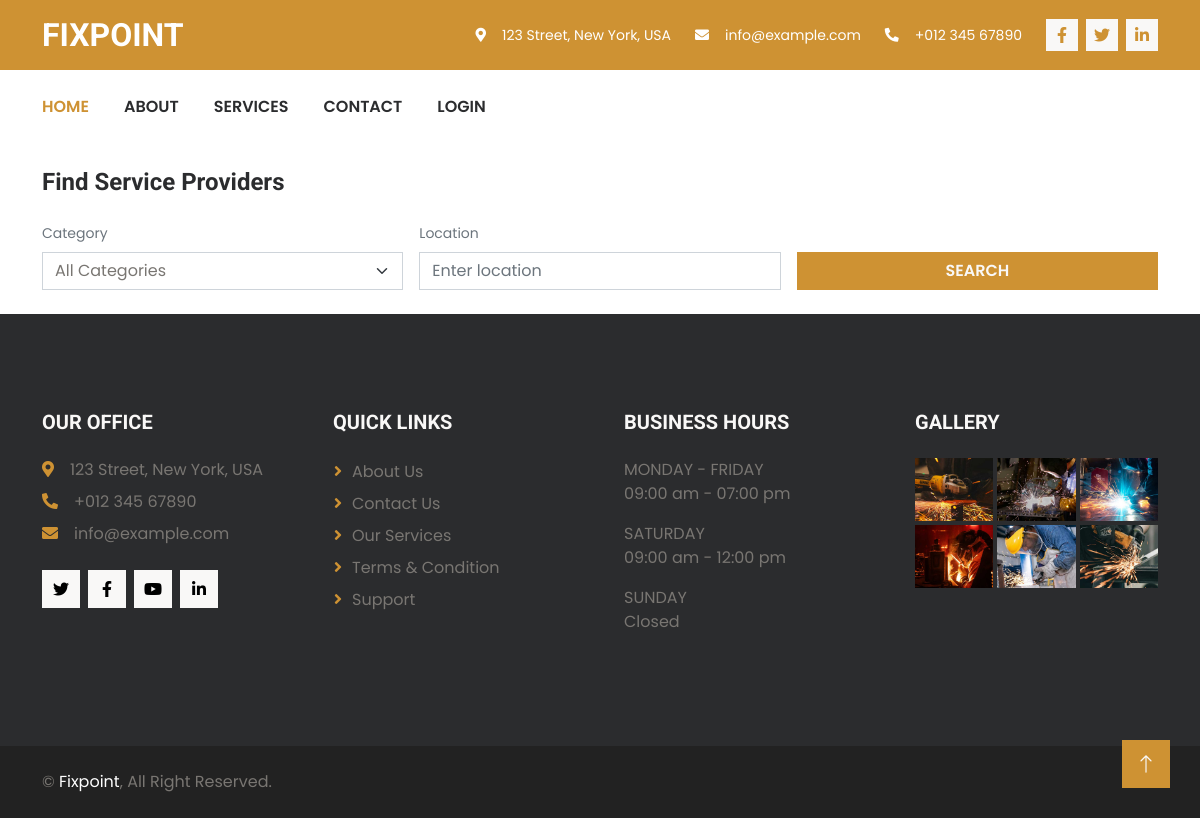
The app's page /FixPoint/customer_service_post_page, older data.
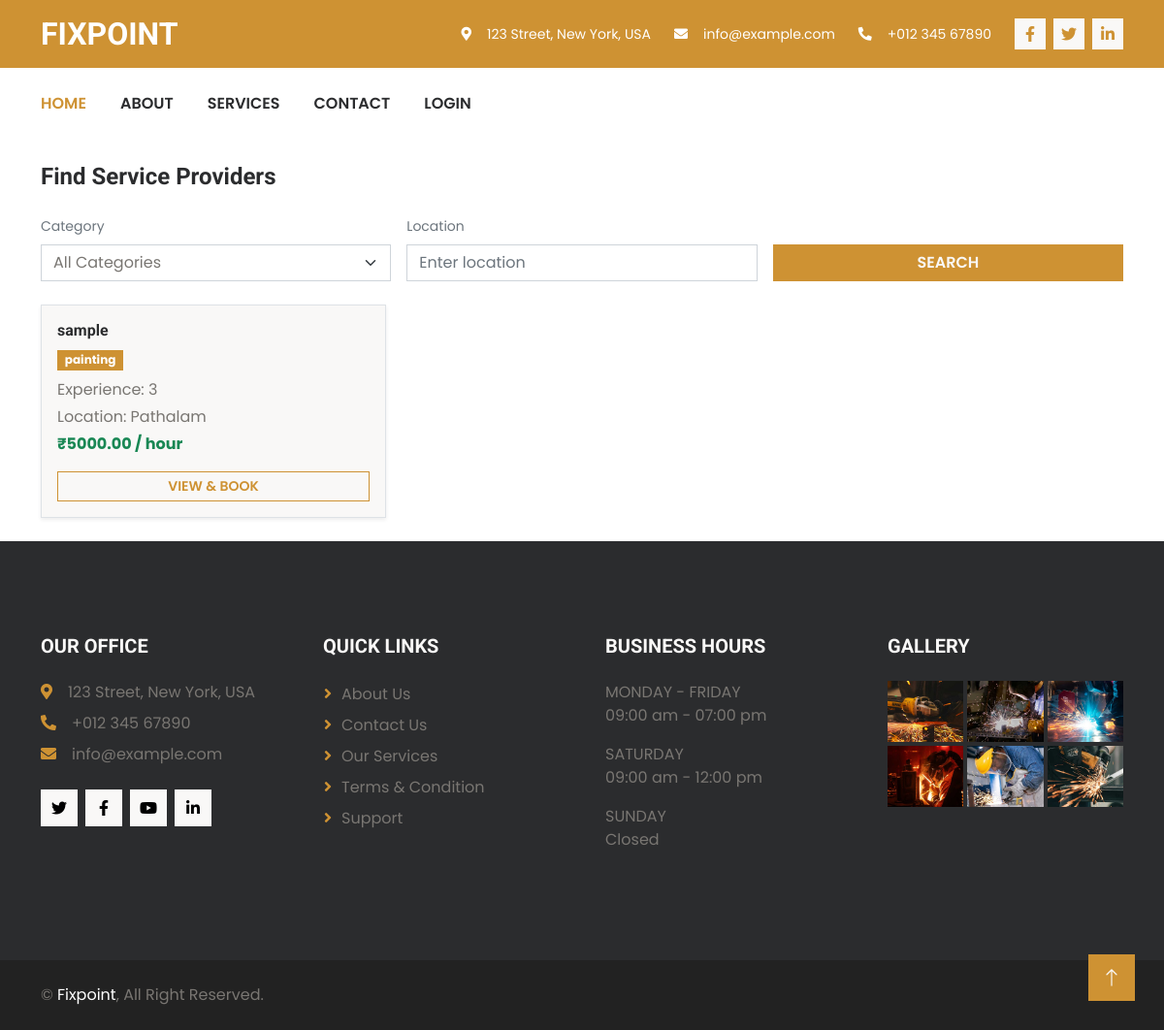
The same page, newer data.
### UserApp/models.py (models this page shows, shortened)
class ServiceProviderProfileDb(models.Model):
    APPROVAL_STATUS = (
        ('PENDING', 'Pending Approval'),
        ('APPROVED', 'Approved'),
        ('REJECTED', 'Rejected'),
    )
    user = models.OneToOneField(UserDb, on_delete=models.CASCADE)
    full_name = models.CharField(max_length=150)
    service_type = models.CharField(max_length=100)
    experience = models.PositiveIntegerField()
    hourly_rate = models.DecimalField(
        max_digits=8,
        decimal_places=2
    )
    location = models.CharField(max_length=150)
    latitude = models.DecimalField(
        max_digits=9,
        decimal_places=6,
        null=True,
        blank=True
    )
    longitude = models.DecimalField(
        max_digits=9,
        decimal_places=6,
        null=True,
        blank=True
    )
    is_available = models.BooleanField(default=True)
    approval_status = models.CharField(
        max_length=10,
        choices=APPROVAL_STATUS,
        default='PENDING'
    )
    profile_photo = models.ImageField(
        upload_to="provider_photos/",
        null=True,
        blank=True
    )
    rejection_reason = models.TextField(blank=True, null=True)
    created_at = models.DateTimeField(auto_now_add=True)

### UserApp/views.py (the view)
# urls.py: path("customer_service_post_page", views.customer_service_post_page, name="customer_service_post_page"),
def customer_service_post_page(request):
    service_categories = ServiceCategoryDb.objects.all()
    service_post = ServiceProviderProfileDb.objects.filter(is_available=True)
    selected_category = request.GET.get("category")
    location = request.GET.get("location")
    if selected_category:
        category_obj = ServiceCategoryDb.objects.get(id=selected_category)
        service_post = service_post.filter(
            service_type=category_obj.category_name
        )
    if location:
        service_post = service_post.filter(
            location__icontains=location
        )
    context = {
        "service_categories": service_categories,
        "service_post": service_post,
        "selected_category": selected_category,
    }
    return render(request, "customer-service-post-page.html", context)

### UserApp/templates/customer-service-post-page.html (shortened to what this page needs)
{% extends 'user-app-base.html' %}
{% load static %}
{% block content %}
<div class="container py-4">
    <h4 class="mb-4">Find Service Providers</h4>
    <form method="GET" class="row g-3 align-items-end mb-4">
        <div class="col-md-4">
            <label class="form-label small text-muted">Category</label>
            <select class="form-select" name="category">
                <option value="">All Categories</option>
            </select>
        </div>
        <div class="col-md-4">
            <label class="form-label small text-muted">Location</label>
            <input type="text" class="form-control" name="location" value="{{ request.GET.location }}"
                placeholder="Enter location">
        </div>
        <div class="col-md-4">
            <button type="submit" class="btn btn-primary w-100">
                Search
            </button>
        </div>
    </form>
    <div class="row g-4">
        {% for post in service_post %}
        <div class="col-md-6 col-lg-4">
            <div class="bg-light border rounded shadow-sm p-3 h-100">
                <h6>{{ post.full_name}}</h6>
                <span class="badge bg-primary">{{ post.service_type }}</span>
                <p class="mt-2 mb-1">Experience: {{ post.experience}}</p>
                <p class="mb-1">Location: {{ post.location}}</p>
                <p class="fw-bold text-success">₹{{ post.hourly_rate}} / hour</p>
                <a href="#" class="btn btn-outline-primary btn-sm w-100">
                    View & Book
                </a>
            </div>
        </div>
        {% endfor %}
    </div>
</div>
{% endblock %}

Row changes from the older to the newer data that the page shows:
added ServiceProviderProfileDb: full_name "sample", service_type "painting", experience "3", location "Pathalam", hourly_rate "5000.00"
